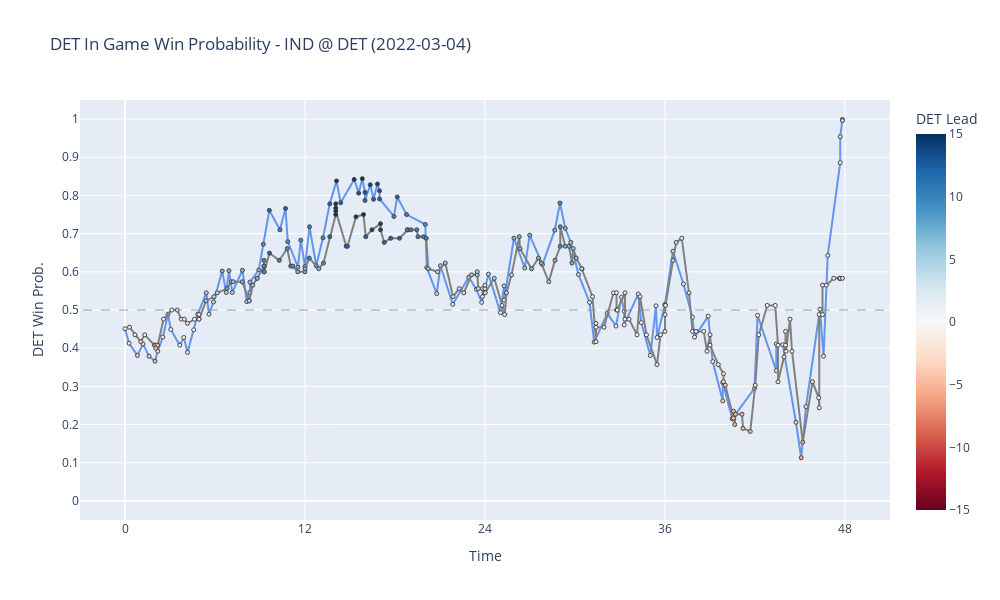

Here is the notebook cell this chart was saved with:
### Code cell
# Figure
fig = go.Figure()

# Model
model_line = go.Scatter(
    x=game_sbs['time'],
    y=winner_probs,
    mode='lines',
    line_color='cornflowerblue'
)
model_scatter = go.Scatter(
    x=game_sbs['time'],
    y=winner_probs,
    mode='markers',
    marker={'size': 4, 'line_width': 1, 'opacity': 1, 'color': winner_lead, 'colorscale':'RdBu', 'cmid': 0},
    customdata=np.dstack((game_sbs['formatted_time'], winner_lead))[0],
    hovertemplate='Time: %{customdata[0]} <br>' + winner + ' Modeled Win Prob: %{y} <br>' + winner + ' Lead: %{customdata[1]} <extra></extra>',
    hoverlabel={'bgcolor': 'cornflowerblue'}
)
fig.add_trace(model_line)
fig.add_trace(model_scatter)

# Implied
implied_line = go.Scatter(
    x=game_lines['time'],
    y=game_lines['winner_implied_prob'],
    mode='lines',
    line_color='gray'
)
implied_scatter = go.Scatter(
    x=game_lines['time'],
    y=game_lines['winner_implied_prob'],
    mode='markers',
    marker={'size': 4, 'line_width': 1, 'color': game_lines['winner_lead'], 'colorscale':'RdBu', 'cmid': 0, 'colorbar_title': f"{winner} Lead"},
    customdata=np.dstack((game_lines['formatted_time'], game_lines['winner_lead']))[0],
    hovertemplate='Time: %{customdata[0]} <br>' + winner + ' Implied Win Prob: %{y} <br>' + winner + ' Lead: %{customdata[1]} <extra></extra>',
    hoverlabel={'bgcolor': 'lightgray'}
)
fig.add_trace(implied_line)
fig.add_trace(implied_scatter)

# Figure
fig.update_layout(title=f"{winner} In Game Win Probability - {vis} @ {home} ({game_date})",)
fig.update_layout(xaxis = {'tickmode': 'linear', 'tick0': 0, 'dtick': 12})
fig.update_layout(yaxis = {'tickmode': 'linear', 'tick0': 0, 'dtick': .1})
fig.update_xaxes(title_text="Time", range=(-3, 51))
fig.update_yaxes(title_text=f"{winner} Win Prob.", range=(-.05, 1.05))
fig.add_shape(type='line', x0=-1000, x1=1000, y0=0.5, y1=0.5, line_color='gray', line_dash='dash', line_width=0.75)
fig.update_layout(width=1000, height=600)
fig.update_layout(showlegend=False)
fig.show()

### Figure 1 — Plotly figure (JSON) as saved in the notebook; plotly's stock layout.template omitted (floating-point values rounded to 4 significant figures; data arrays with more than 128 entries replaced by an {"elided": "..."} marker saying what was removed)
{"data": [{"line": {"color": "cornflowerblue"}, "mode": "lines", "type": "scatter", "x": [0, 0.27, 0.83, 1.2, 1.6, 2, 2.18, 2.52, 2.87, 3.05, 3.65, 3.92, 4.17, 4.58, 4.85, 5.42, 5.6, 5.9, 6.48, 6.75, 6.93, 7.15, 7.83, 8.12, 8.33, 8.33, 8.92, 9.22, 9.62, 10.33, 10.7, 10.85, 11.53, 11.72, 12, 12.3, 12.75, 13.2, 13.65, 14.1, 14.38, 15.28, 15.58, 15.82, 16, 16, 16.35, 16.57, 16.83, 16.97, 16.97, 17.93, 18.15, 18.77, 20.02, 20.12, 20.78, 21.03, 21.85, 22.92, 23.43, 23.78, 24.23, 25.03, 25.27, 25.27, 25.93, 26.65, 26.98, 27.83, 28.65, 29, 29.35, 29.72, 30.23, 30.97, 31.28, 32.15, 32.73, 33.1, 33.28, 33.28, 34.22, 34.42, 35.02, 35.4, 35.47, 36, 36.53, 37.23, 37.83, 37.97, 38.88, 39.18, 39.85, 39.85, 40.48, 41.97, 42.17, 43.42, 43.42, 43.85, 44.73, 45.08, 45.4, 46.33, 46.57, 46.85, 47.68, 47.68, 47.83, 47.83], "y": [0.451, 0.413, 0.381, 0.411, 0.379, 0.366, 0.392, 0.429, 0.489, 0.449, 0.408, 0.428, 0.389, 0.448, 0.489, 0.545, 0.489, 0.521, 0.602, 0.546, 0.603, 0.546, 0.604, 0.522, 0.546, 0.573, 0.605, 0.672, 0.761, 0.71, 0.766, 0.679, 0.612, 0.683, 0.614, 0.718, 0.616, 0.689, 0.778, 0.838, 0.781, 0.842, 0.806, 0.844, 0.808, 0.787, 0.828, 0.79, 0.83, 0.812, 0.791, 0.745, 0.796, 0.75, 0.724, 0.611, 0.543, 0.616, 0.515, 0.586, 0.554, 0.52, 0.594, 0.493, 0.563, 0.526, 0.688, 0.61, 0.696, 0.619, 0.709, 0.78, 0.714, 0.677, 0.593, 0.52, 0.416, 0.491, 0.458, 0.533, 0.497, 0.461, 0.542, 0.467, 0.381, 0.511, 0.428, 0.515, 0.654, 0.568, 0.481, 0.429, 0.484, 0.365, 0.262, 0.31, 0.215, 0.295, 0.486, 0.341, 0.411, 0.409, 0.206, 0.113, 0.247, 0.502, 0.379, 0.643, 0.886, 0.954, 0.999, 0.996]}, {"customdata": {"elided": "112x2 mixed values"}, "hoverlabel": {"bgcolor": "cornflowerblue"}, "hovertemplate": "Time: %{customdata[0]} <br>DET Modeled Win Prob: %{y} <br>DET Lead: %{customdata[1]} <extra></extra>", "marker": {"cmid": 0, "color": [0, -2, -4, -2, -4, -5, -3, -1, 2, 0, -2, -1, -3, 0, 2, 5, 2, 4, 7, 5, 7, 5, 7, 4, 5, 6, 7, 9, 12, 10, 12, 9, 7, 9, 7, 10, 7, 9, 12, 15, 12, 15, 13, 15, 13, 12, 14, 12, 14, 13, 12, 10, 12, 10, 9, 6, 4, 6, 3, 5, 4, 3, 5, 2, 4, 3, 7, 5, 7, 5, 7, 9, 7, 6, 4, 2, -1, 1, 0, 2, 1, 0, 2, 0, -2, 1, -1, 1, 4, 2, 0, -1, 0, -2, -4, -3, -5, -3, 0, -2, -1, -1, -4, -6, -3, 0, -1, 1, 2, 3, 5, 4], "colorscale": [[0, "rgb(103,0,31)"], [0.1, "rgb(178,24,43)"], [0.2, "rgb(214,96,77)"], [0.3, "rgb(244,165,130)"], [0.4, "rgb(253,219,199)"], [0.5, "rgb(247,247,247)"], [0.6, "rgb(209,229,240)"], [0.7, "rgb(146,197,222)"], [0.8, "rgb(67,147,195)"], [0.9, "rgb(33,102,172)"], [1, "rgb(5,48,97)"]], "line": {"width": 1}, "opacity": 1, "size": 4}, "mode": "markers", "type": "scatter", "x": [0, 0.27, 0.83, 1.2, 1.6, 2, 2.18, 2.52, 2.87, 3.05, 3.65, 3.92, 4.17, 4.58, 4.85, 5.42, 5.6, 5.9, 6.48, 6.75, 6.93, 7.15, 7.83, 8.12, 8.33, 8.33, 8.92, 9.22, 9.62, 10.33, 10.7, 10.85, 11.53, 11.72, 12, 12.3, 12.75, 13.2, 13.65, 14.1, 14.38, 15.28, 15.58, 15.82, 16, 16, 16.35, 16.57, 16.83, 16.97, 16.97, 17.93, 18.15, 18.77, 20.02, 20.12, 20.78, 21.03, 21.85, 22.92, 23.43, 23.78, 24.23, 25.03, 25.27, 25.27, 25.93, 26.65, 26.98, 27.83, 28.65, 29, 29.35, 29.72, 30.23, 30.97, 31.28, 32.15, 32.73, 33.1, 33.28, 33.28, 34.22, 34.42, 35.02, 35.4, 35.47, 36, 36.53, 37.23, 37.83, 37.97, 38.88, 39.18, 39.85, 39.85, 40.48, 41.97, 42.17, 43.42, 43.42, 43.85, 44.73, 45.08, 45.4, 46.33, 46.57, 46.85, 47.68, 47.68, 47.83, 47.83], "y": [0.451, 0.413, 0.381, 0.411, 0.379, 0.366, 0.392, 0.429, 0.489, 0.449, 0.408, 0.428, 0.389, 0.448, 0.489, 0.545, 0.489, 0.521, 0.602, 0.546, 0.603, 0.546, 0.604, 0.522, 0.546, 0.573, 0.605, 0.672, 0.761, 0.71, 0.766, 0.679, 0.612, 0.683, 0.614, 0.718, 0.616, 0.689, 0.778, 0.838, 0.781, 0.842, 0.806, 0.844, 0.808, 0.787, 0.828, 0.79, 0.83, 0.812, 0.791, 0.745, 0.796, 0.75, 0.724, 0.611, 0.543, 0.616, 0.515, 0.586, 0.554, 0.52, 0.594, 0.493, 0.563, 0.526, 0.688, 0.61, 0.696, 0.619, 0.709, 0.78, 0.714, 0.677, 0.593, 0.52, 0.416, 0.491, 0.458, 0.533, 0.497, 0.461, 0.542, 0.467, 0.381, 0.511, 0.428, 0.515, 0.654, 0.568, 0.481, 0.429, 0.484, 0.365, 0.262, 0.31, 0.215, 0.295, 0.486, 0.341, 0.411, 0.409, 0.206, 0.113, 0.247, 0.502, 0.379, 0.643, 0.886, 0.954, 0.999, 0.996]}, {"line": {"color": "gray"}, "mode": "lines", "type": "scatter", "x": {"elided": "174 float values"}, "y": {"elided": "174 float values"}}, {"customdata": {"elided": "174x2 mixed values"}, "hoverlabel": {"bgcolor": "lightgray"}, "hovertemplate": "Time: %{customdata[0]} <br>DET Implied Win Prob: %{y} <br>DET Lead: %{customdata[1]} <extra></extra>", "marker": {"cmid": 0, "color": {"elided": "174 int values"}, "colorbar": {"title": {"text": "DET Lead"}}, "colorscale": [[0, "rgb(103,0,31)"], [0.1, "rgb(178,24,43)"], [0.2, "rgb(214,96,77)"], [0.3, "rgb(244,165,130)"], [0.4, "rgb(253,219,199)"], [0.5, "rgb(247,247,247)"], [0.6, "rgb(209,229,240)"], [0.7, "rgb(146,197,222)"], [0.8, "rgb(67,147,195)"], [0.9, "rgb(33,102,172)"], [1, "rgb(5,48,97)"]], "line": {"width": 1}, "size": 4}, "mode": "markers", "type": "scatter", "x": {"elided": "174 float values"}, "y": {"elided": "174 float values"}}], "layout": {"height": 600, "shapes": [{"line": {"color": "gray", "dash": "dash", "width": 0.75}, "type": "line", "x0": -1000, "x1": 1000, "y0": 0.5, "y1": 0.5}], "showlegend": false, "title": {"text": "DET In Game Win Probability - IND @ DET (2022-03-04)"}, "width": 1000, "xaxis": {"dtick": 12, "range": [-3, 51], "tick0": 0, "tickmode": "linear", "title": {"text": "Time"}, "type": "linear"}, "yaxis": {"dtick": 0.1, "range": [-0.05, 1.05], "tick0": 0, "tickmode": "linear", "title": {"text": "DET Win Prob."}, "type": "linear"}}}
